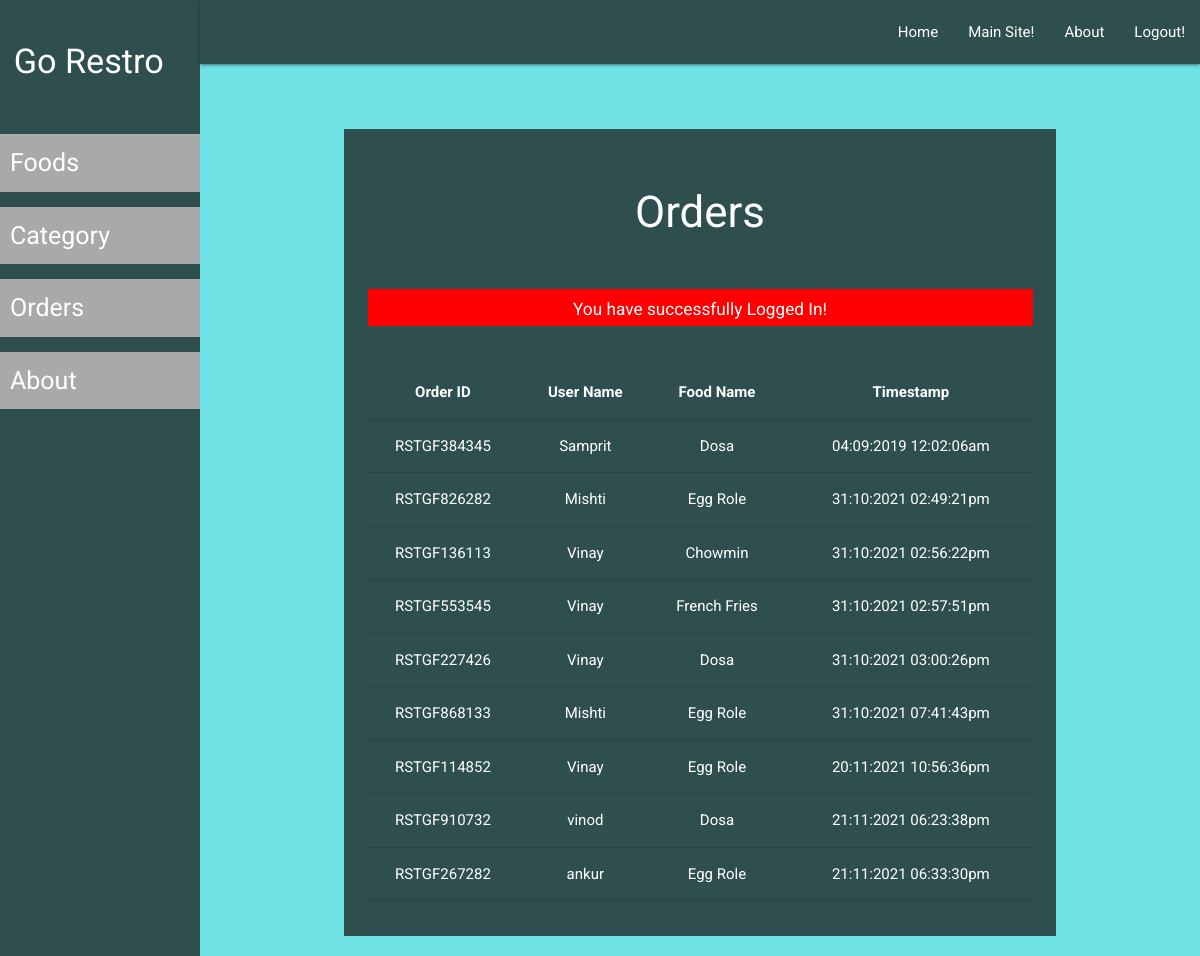
Page /admin/order-list.php (signed in) on the committed database.
### tables this page shows
CREATE TABLE `orders` (
  `id` int(11) NOT NULL,
  `order_id` varchar(20) NOT NULL,
  `user_id` varchar(10) NOT NULL,
  `food_id` varchar(10) NOT NULL,
  `user_name` varchar(100) NOT NULL,
  `timestamp` varchar(50) NOT NULL
);

CREATE TABLE `food` (
  `id` int(11) NOT NULL,
  `cat_id` int(10) NOT NULL,
  `fname` varchar(50) NOT NULL,
  `description` varchar(250) NOT NULL
);

### admin/order-list.php (the view, shortened to what this page needs)
<?php require('layout/header.php'); ?>
<?php require('layout/left-sidebar-long.php'); ?>
<?php require('layout/topnav.php'); ?>
<?php require('layout/left-sidebar-short.php'); ?>
<?php
require('../backends/connection-pdo.php');
$sql = 'SELECT orders.order_id, orders.user_name, orders.timestamp, food.fname FROM orders LEFT JOIN food ON orders.food_id = food.id';
$query  = $pdoconn->prepare($sql);
$query->execute();
$arr_all = $query->fetchAll(PDO::FETCH_ASSOC);
?>
<div class="section white-text" style="background: #2F4F4F;">
	<div class="section">
		<h3>Orders</h3>
	</div>
  <?php
    if (isset($_SESSION['msg'])) {
        echo '<div class="section center" style="margin: 5px 35px;"><div class="row" style="background: red; color: white;">
        <div class="col s12">
            <h6>'.$_SESSION['msg'].'</h6>
            </div>
        </div></div>';
    }
    ?>
	<div class="section center" style="padding: 20px;">
		<table class="centered responsive-table">
        <thead>
          <tr>
              <th>Order ID</th>
              <th>User Name</th>
              <th>Food Name</th>
              <th>Timestamp</th>
          </tr>
        </thead>
        <tbody>
          <?php
            foreach ($arr_all as $key) {
          ?>
          <tr>
            <td><?php echo $key['order_id']; ?></td>
            <td><?php echo $key['user_name']; ?></td>
            <td><?php echo $key['fname']; ?></td>
            <td><?php echo $key['timestamp']; ?></td>
          </tr>
          <?php } ?>
        </tbody>
      </table>
	</div>
</div>
<?php require('layout/footer.php'); ?>

### css/form-style.css (style rules this page uses)
body { background: #71e3e7; font-family: "Roboto", sans-serif; -webkit-font-smoothing: antialiased; -moz-osx-font-smoothing: grayscale; }
.row { margin-bottom: 0 !important; }
.col { padding: 0 !important; }

### rows in the picture
orders: order "RSTGF384345", user_name "Samprit", food.fname "Dosa", timestamp "04:09:2019 12:02:06am"
orders: order "RSTGF826282", user_name "Mishti", food.fname "Egg Role", timestamp "31:10:2021 02:49:21pm"
orders: order "RSTGF136113", user_name "Vinay", food.fname "Chowmin", timestamp "31:10:2021 02:56:22pm"
orders: order "RSTGF553545", user_name "Vinay", food.fname "French Fries", timestamp "31:10:2021 02:57:51pm"
orders: order "RSTGF227426", user_name "Vinay", food.fname "Dosa", timestamp "31:10:2021 03:00:26pm"
orders: order "RSTGF868133", user_name "Mishti", food.fname "Egg Role", timestamp "31:10:2021 07:41:43pm"
orders: order "RSTGF114852", user_name "Vinay", food.fname "Egg Role", timestamp "20:11:2021 10:56:36pm"
orders: order "RSTGF910732", user_name "vinod", food.fname "Dosa", timestamp "21:11:2021 06:23:38pm"
orders: order "RSTGF267282", user_name "ankur", food.fname "Egg Role", timestamp "21:11:2021 06:33:30pm"

### other values in the picture
$_SESSION['msg'] "You have successfully Logged In!"
